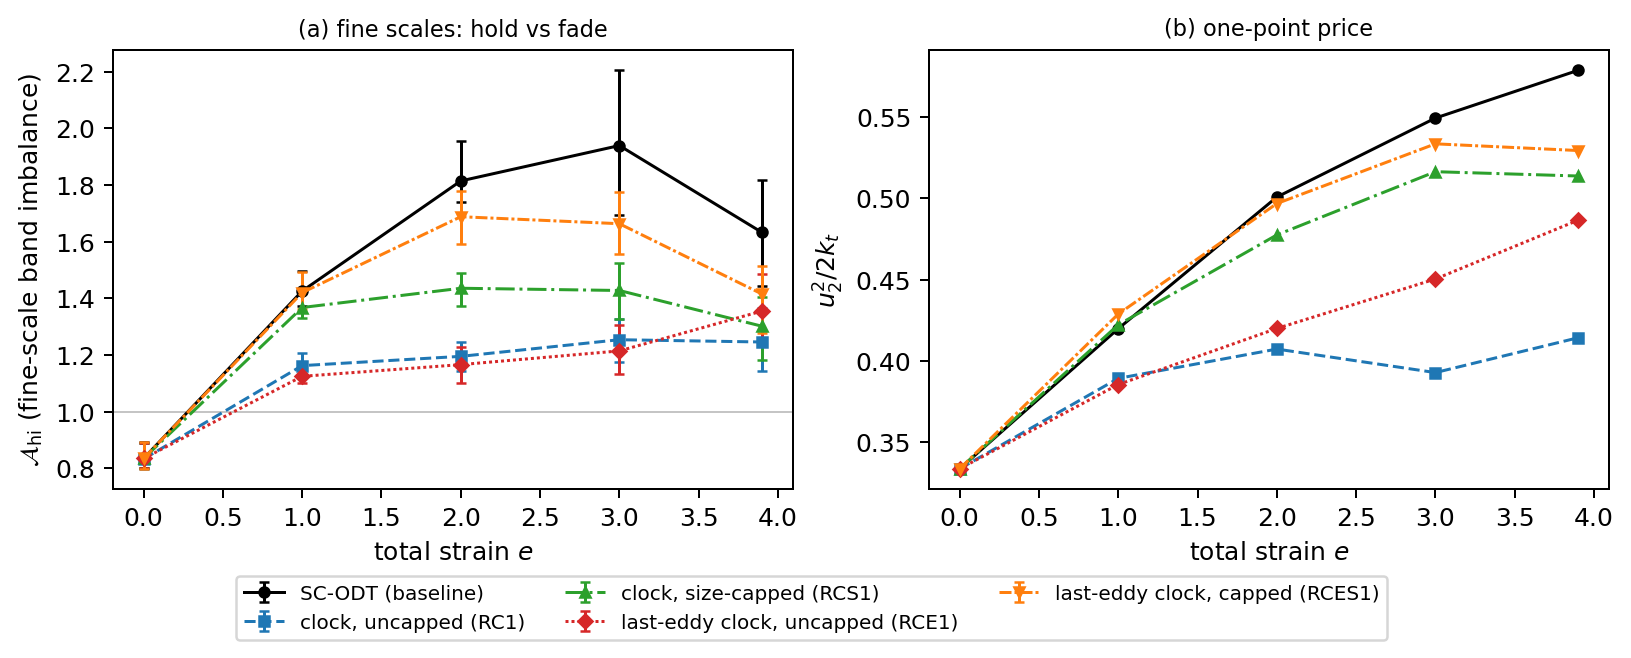

The script that saved this image:
#!/usr/bin/env python3
"""Alan's last-eddy-size clock variant (2026-09-11) against the existing
clock family on the transmission diagnostic.  (a) fine-scale-band imbalance
A_hi(e); (b) upwash energy fraction u2^2/2kt(e).  Cases: baseline, uncapped
clock (RC1, distribution sizes), size-capped clock (RCS1), last-eddy-size
clock uncapped (RCE1) and capped (RCES1).  All 1024 paired-seed realisations,
one binary per campaign pair.  Email figure (colour)."""
import os
import sys

import matplotlib
matplotlib.use("Agg")
import matplotlib.pyplot as plt
import numpy as np

HERE = os.path.dirname(os.path.abspath(__file__))
NB = os.path.join(HERE, "newbands")

CASES = [
    ("SC-ODT (baseline)", "bands_homogeneousStrain2.npz", "o", "-", "k"),
    ("clock, uncapped (RC1)", "bands_homogeneousStrain2RC1.npz", "s", "--",
     "tab:blue"),
    ("clock, size-capped (RCS1)", "bands_homogeneousStrain2RCS1.npz", "^",
     "-.", "tab:green"),
    ("last-eddy clock, uncapped (RCE1)", "bands_homogeneousStrain2RCE1.npz",
     "D", (0, (1, 1)), "tab:red"),
    ("last-eddy clock, capped (RCES1)", "bands_homogeneousStrain2RCES1.npz",
     "v", (0, (4, 1, 1, 1)), "tab:orange"),
]
NBOOT = 2000


def med_ci(x, rng):
    m = np.median(x)
    idx = rng.integers(0, x.size, (NBOOT, x.size))
    mb = np.median(x[idx], axis=1)
    return m, np.percentile(mb, 2.5), np.percentile(mb, 97.5)


def main():
    rng = np.random.default_rng(0)
    fig, (a, b) = plt.subplots(1, 2, figsize=(9.0, 3.2), sharex=True)
    for lab, fn, mk, ls, col in CASES:
        d = np.load(os.path.join(NB, fn))
        es = d["strains"]
        Ahi = d["E2hi"] / d["Ephi"]
        m, lo, hi = np.array([med_ci(Ahi[:, j], rng)
                              for j in range(len(es))]).T
        a.errorbar(es, m, yerr=[m - lo, hi - m], fmt=mk, ls=ls, color=col,
                   capsize=2, ms=4, lw=1.2, label=lab)
        u2 = np.median(d["u2frac"], axis=0)
        b.plot(es, u2, marker=mk, ls=ls, color=col, ms=4, lw=1.2)
    a.axhline(1.0, color="0.7", lw=0.6, zorder=0)
    a.set_ylabel(r"$\mathcal{A}_{\rm hi}$ (fine-scale band imbalance)")
    a.set_xlabel(r"total strain $e$")
    b.set_ylabel(r"$u_2^2/2k_t$")
    b.set_xlabel(r"total strain $e$")
    h, lab = a.get_legend_handles_labels()
    fig.legend(h, lab, ncol=3, loc="lower center",
               bbox_to_anchor=(0.5, -0.12), fontsize=8)
    a.set_title("(a) fine scales: hold vs fade", fontsize=9)
    b.set_title("(b) one-point price", fontsize=9)
    fig.tight_layout(pad=0.5)
    for ext in ("png", "pdf"):
        fig.savefig(os.path.join(HERE, f"fig_clock_lastEddy.{ext}"),
                    dpi=180, bbox_inches="tight")
    print("wrote fig_clock_lastEddy.png/pdf")


if __name__ == "__main__":
    main()
